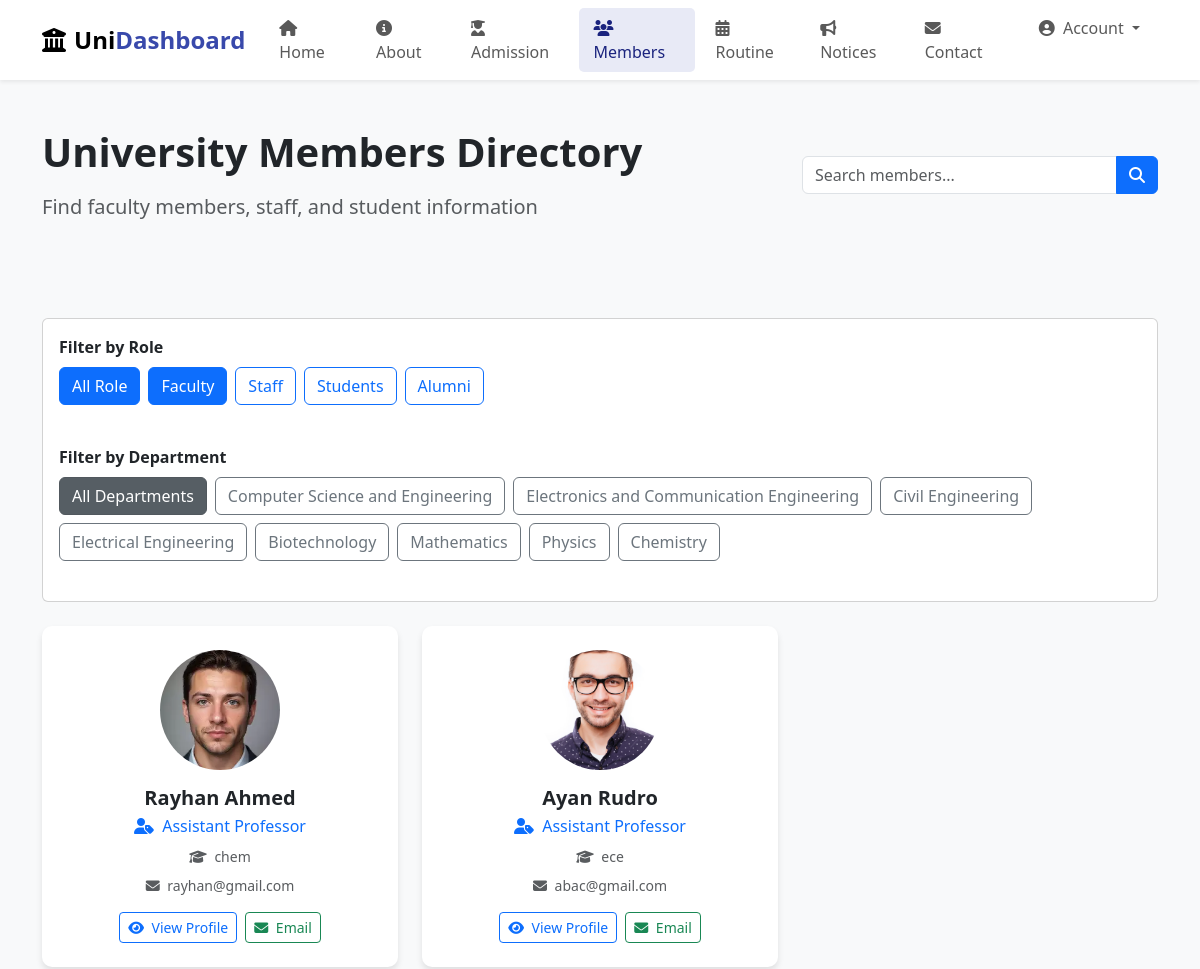
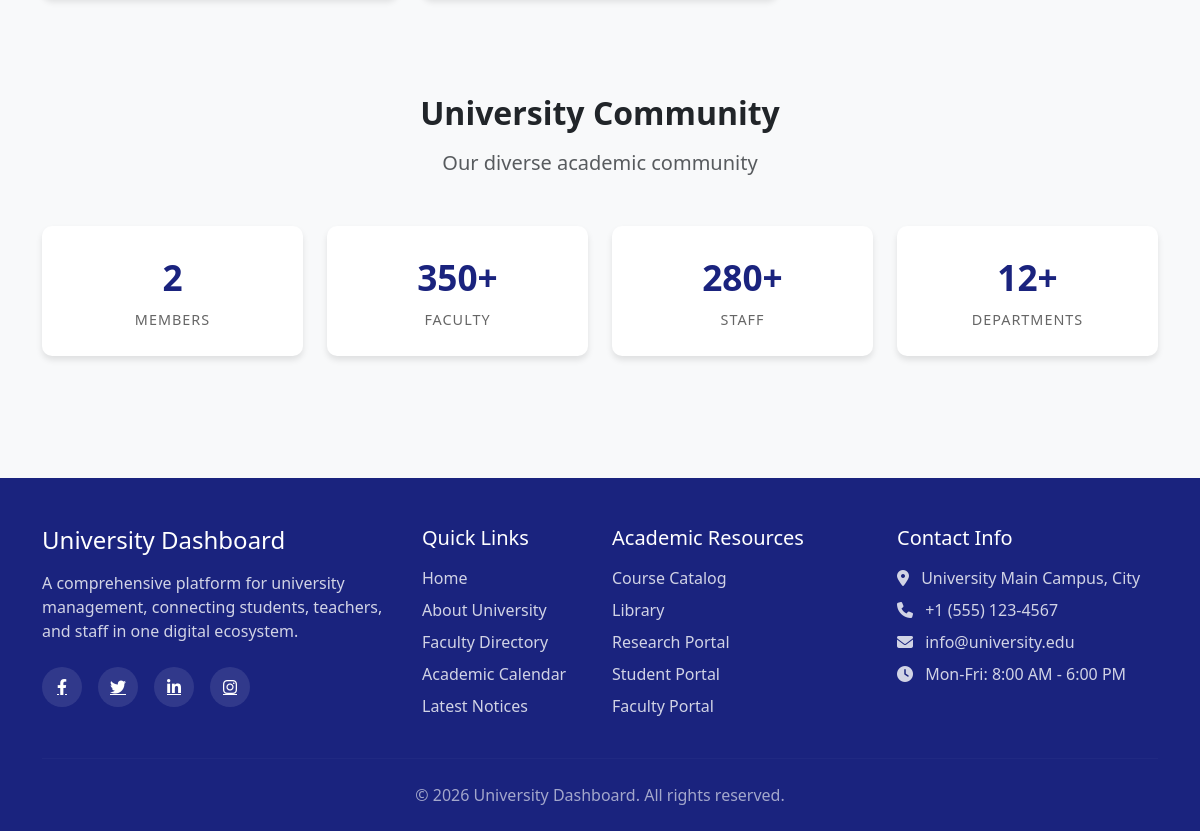
Page /members/?type=faculty on the committed database (2 pictures, top to bottom).
### members/models.py (models this page shows, shortened)
class Member(models.Model):
    MEMBER_TYPE = (
        ('faculty', 'Faculty'),
        ('staff', 'Staff'),
        ('student', 'Student'),
        ('alumni', 'Alumni'),
    )
    member_type= models.CharField(max_length=10, choices=MEMBER_TYPE)
    DEPARTMENT= (
        ('cse', 'Computer Science and Engineering'),
        ('ece', 'Electronics and Communication Engineering'),
        ('me', 'Mechanical Engineering'),
        ('ce', 'Civil Engineering'),
        ('ee', 'Electrical Engineering'),
        ('bt', 'Biotechnology'),
        ('ba', 'Business Administration'),
        ('ma', 'Mathematics'),
        ('phy', 'Physics'),
        ('chem', 'Chemistry'),
    )
    department= models.CharField(max_length=100, choices= DEPARTMENT)
    name= models.CharField(max_length=100)
    email = models.EmailField(unique=True)
    phone= models.CharField(max_length=15, unique=True, blank=True, null= True)
    photo= models.ImageField(upload_to ='members/photos/', blank=True, null = True)
    designation= models.CharField(max_length=100, blank =True, null= True)
    student_id= models.CharField(max_length=10, unique= True, blank=True, null=True)
    passing_year= models.PositiveIntegerField(blank=True, null=True)

### members/views.py (the view)
# urls.py: path('', views.MemberListView.as_view(), name='members'),
class MemberListView(ListView):
    template_name = 'members/member_list.html'
    model = Member
    context_object_name = 'members'
    def get_context_data(self, **kwargs):
        context = super().get_context_data(**kwargs)
        context['title'] = 'Members | School Management System'
        context['page'] = 'members'
        return context
    def get_queryset(self):
        queryset = Member.objects.all()
        member_type = self.request.GET.get('type')
        if member_type and member_type != 'all':
            queryset = queryset.filter(member_type__iexact=member_type)
        department = self.request.GET.get('department')
        if department and department != 'all':
            queryset = queryset.filter(department__iexact=department)
        return queryset

### templates/members/member_list.html (shortened to what this page needs)
{% extends "components/base.html" %}
{% block content %}
    <section class="py-5 bg-light">
        <div class="container">
            <div class="row align-items-center">
                <div class="col-md-8">
                    <h1 class="fw-bold mb-3">University Members Directory</h1>
                    <p class="lead text-muted mb-0">
                        Find faculty members, staff, and student information
                    </p>
                </div>
                <div class="col-md-4 text-md-end">
                    <div class="input-group">
                        <input type="text" class="form-control" placeholder="Search members..." id="memberSearch">
                        <button class="btn btn-primary" type="button">
                            <i class="fas fa-search"></i>
                        </button>
                    </div>
                </div>
            </div>
        </div>
    </section>
    <section class="py-5">
        <div class="container">
            <div class="card mb-4">
                <div class="card-body">
                    <div class="row g-3">
                        <div>
                            <label class="form-label fw-bold">Filter by Role</label>
                            <div class="d-flex flex-wrap gap-2 mb-4">
                                <a href="{% url 'members' %}?" class="btn btn-primary ">All Role</a>
                                <a href="{% url 'members' %}?type=faculty" class="btn btn-outline-primary {% if request.GET.type == 'faculty' %}active{% endif %}">Faculty</a>
                                <a href="{% url 'members' %}?type=staff" class="btn btn-outline-primary ">Staff</a>
                                <a href="{% url 'members' %}?type=student" class="btn btn-outline-primary ">Students</a>
                                <a href="{% url 'members' %}?type=alumni" class="btn btn-outline-primary ">Alumni</a>
                            </div>
                        </div>
                        <div>
                            <label class="form-label fw-bold">Filter by Department</label>
                            <div class="d-flex flex-wrap gap-2 mb-4">
                                <a href="{% url 'members' %}?{% if request.GET.type %}type={{ request.GET.type }}{% endif %}" class="btn btn-secondary {% if request.GET.department == 'all' or not request.GET.department %}active{% endif %}">All Departments</a>
                                <a href="{% url 'members' %}?department=cse{% if request.GET.type %}&type={{ request.GET.type }}{% endif %}" class="btn btn-outline-secondary {% if request.GET.department == 'cse' %}active{% endif %}">Computer Science and Engineering</a>
                                <a href="{% url 'members' %}?department=ece{% if request.GET.type %}&type={{ request.GET.type }}{% endif %}" class="btn btn-outline-secondary {% if request.GET.department == 'ece' %}active{% endif %}">Electronics and Communication Engineering</a>
                                <a href="{% url 'members' %}?department=ce{% if request.GET.type %}&type={{ request.GET.type }}{% endif %}" class="btn btn-outline-secondary {% if request.GET.department == 'ce' %}active{% endif %}">Civil Engineering</a>
                                <a href="{% url 'members' %}?department=ee{% if request.GET.type %}&type={{ request.GET.type }}{% endif %}" class="btn btn-outline-secondary {% if request.GET.department == 'ee' %}active{% endif %}">Electrical Engineering</a>
                                <a href="{% url 'members' %}?department=bt{% if request.GET.type %}&type={{ request.GET.type }}{% endif %}" class="btn btn-outline-secondary {% if request.GET.department == 'bt' %}active{% endif %}">Biotechnology</a>
                                <a href="{% url 'members' %}?department=me{% if request.GET.type %}&type={{ request.GET.type }}{% endif %}" class="btn btn-outline-secondary {% if request.GET.department == 'me' %}active{% endif %}">Mathematics</a>
                                <a href="{% url 'members' %}?department=phy{% if request.GET.type %}&type={{ request.GET.type }}{% endif %}" class="btn btn-outline-secondary {% if request.GET.department == 'phy' %}active{% endif %}">Physics</a>
                                <a href="{% url 'members' %}?department=chem{% if request.GET.type %}&type={{ request.GET.type }}{% endif %}" class="btn btn-outline-secondary {% if request.GET.department == 'chem' %}active{% endif %}">Chemistry</a>
                            </div>
                        </div>
                    </div>
                </div>
            </div>
            <div class="row g-4" id="membersGrid">
                {% for member in members %}
                <div class="col-lg-4 col-md-6" data-role="{{ member.designation }}" data-dept="{{ member.department }}" data-name="{{member.name}}">
                    <div class="card dashboard-card h-100">
                        <div class="card-body p-4 text-center">
                            <img src="{{ member.photo.url|default:'https://via.placeholder.com/120' }}"
                                 class="rounded-circle mb-3" style="width: 120px; height: 120px; object-fit: cover;"
                                 alt="{{ member.name }}">
                            <h5 class="card-title fw-bold mb-1">{{ member.name }}</h5>
                            <p class="text-primary mb-2">
                                <i class="fas fa-user-tag me-1"></i> {{ member.designation }}
                            </p>
                            <p class="text-muted small mb-2">
                                <i class="fas fa-graduation-cap me-1"></i> {{ member.department }}
                            </p>
                            <p class="text-muted small mb-3">
                                <i class="fas fa-envelope me-1"></i> {{ member.email }}
                            </p>
                            <div class="d-flex justify-content-center gap-2">
                                <button class="btn btn-outline-primary btn-sm view-profile" data-id="{{ member.id }}">
                                    <i class="fas fa-eye me-1"></i> View Profile
                                </button>
                                <a href="mailto:{{ member.email }}" class="btn btn-outline-success btn-sm">
                                    <i class="fas fa-envelope me-1"></i> Email
                                </a>
                            </div>
                        </div>
                    </div>
                </div>
                {% empty %}
                <div class="col-12 text-center py-5">
                    <i class="fas fa-users fa-4x text-muted mb-3"></i>
                    <h4 class="text-muted">No members found</h4>
                    <p class="text-muted">Try adjusting your search or filters</p>
                </div>
                {% endfor %}
            </div>
        </div>
    </section>
    <section class="py-5 bg-light">
        <div class="container">
            <div class="text-center mb-5">
                <h2 class="fw-bold mb-3">University Community</h2>
                <p class="lead text-muted">
                    Our diverse academic community
                </p>
            </div>
            <div class="row text-center">
                <div class="col-md-3 col-6 mb-4">
                    <div class="stat-card">
                        <div class="stat-number">{{ members.count }}</div>
                        <div class="stat-label">Members</div>
                    </div>
                </div>
                <div class="col-md-3 col-6 mb-4">
                    <div class="stat-card">
                        <div class="stat-number">350+</div>
                        <div class="stat-label">Faculty</div>
                    </div>
                </div>
                <div class="col-md-3 col-6 mb-4">
                    <div class="stat-card">
                        <div class="stat-number">280+</div>
                        <div class="stat-label">Staff</div>
                    </div>
                </div>
                <div class="col-md-3 col-6 mb-4">
                    <div class="stat-card">
                        <div class="stat-number">12+</div>
                        <div class="stat-label">Departments</div>
                    </div>
                </div>
            </div>
        </div>
    </section>
{% endblock %}

### templates/components/base.html (style rules this page uses)
:root { --primary-color: #1a237e; --secondary-color: #283593; --accent-color: #3949ab; --light-blue: #e8eaf6; --success-color: #2e7d32; --warning-color: #ff9800; }
body { font-family: 'Segoe UI', Tahoma, Geneva, Verdana, sans-serif; background-color: #f8f9fa; }
.dashboard-card { background: white; border-radius: 10px; box-shadow: 0 4px 6px rgba(0, 0, 0, 0.1); transition: transform 0.3s, box-shadow 0.3s; border: none; height: 100%; }
.stat-card { background: white; border-radius: 10px; padding: 25px 20px; text-align: center; box-shadow: 0 4px 6px rgba(0, 0, 0, 0.1); }
.stat-number { font-size: 2.2rem; font-weight: 700; color: var(--primary-color); margin-bottom: 5px; }
.stat-label { color: #666; font-size: 0.9rem; text-transform: uppercase; letter-spacing: 1px; }

### rows in the picture
Member: photo (picture), name "Rayhan Ahmed", designation "Assistant Professor", department "chem", email "rayhan@gmail.com"
Member: photo (picture), name "Ayan Rudro", designation "Assistant Professor", department "ece", email "abac@gmail.com"

### other values in the picture
{{ members.count }} "2"
